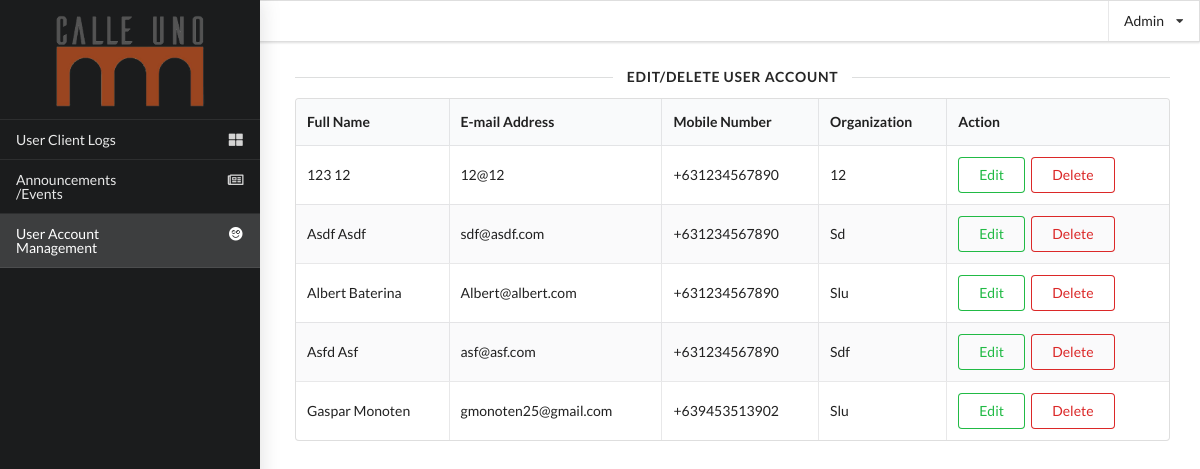
/attendance/admin/user-management.php, run on the app's committed database.
### tables this page shows
CREATE TABLE `users` (
  `userId` int(11) NOT NULL AUTO_INCREMENT,
  `first_name` varchar(45) NOT NULL,
  `last_name` varchar(45) NOT NULL,
  `userEmail` varchar(45) NOT NULL,
  `userMobile` varchar(30) NOT NULL,
  `userCompany` varchar(45) NOT NULL,
  `userPass` varchar(255) NOT NULL,
  `userLevel` int(11) NOT NULL DEFAULT '1',
  PRIMARY KEY (`userId`),
  UNIQUE KEY `userId_UNIQUE` (`userId`),
  UNIQUE KEY `userEmail_UNIQUE` (`userEmail`)
);

### attendance/admin/functions.php (called while the page is built, shortened)
<?php
function getUserAccounts()
{
    $mysqli = new mysqli(host, user, password, database);
    $name = "";
    $userEmail = "";
    $userMobile = "";
    $userCompany = "";
    $data = [];
    $query = "SELECT concat(first_name, ' ', last_name) AS name, userEmail, userMobile, userCompany FROM users;";
    if ($stmt = $mysqli->prepare($query)) {
        $stmt->execute();
        $stmt->bind_result($name, $userEmail, $userMobile, $userCompany);
        while ($stmt->fetch()) {
            $data[] = array($name, $userEmail, $userMobile, $userCompany);
        }
    }
    return $data;
}

### attendance/admin/user-management.php (the view, shortened to what this page needs)
<?php
include 'functions.php';
?>
<!DOCTYPE html>
<html>
<head>
    <link rel="stylesheet" href="../assets/library/semantic/semantic.min.css">
    <link rel="stylesheet" href="../assets/css/style.css">
    <link rel="stylesheet" href="../assets/library/DataTables/datatables.css">
    <link rel="stylesheet" href="../assets/css/admin.css">
    <link rel="stylesheet" href="../assets/library/calendar.min.css">
</head>
<body>
<div class="ui menu" id="menu">
    <a href="#" class="ui right floated dropdown item">
        Admin <i class="dropdown icon"></i>
    </a>
</div>
<div class="ui bottom attached pusher">
    <div class="ui visible inverted labeled left vertical sidebar menu" id="sidebar">
        <div class="header item">
            <a href="../admin.php"><img class="ui small image centered mini" id="logo" src="../assets/images/logo.png"></a>
        </div>
        <a class="item" href="../admin.php">
            <i class="block layout icon"></i>
            User Client Logs
        </a>
        <a class="item" href="announce-event.php">
            <i class="newspaper outline icon"></i>
            Announcements<br>/Events
        </a>
        <a class="item active" href="user-management.php">
            <i class="smile icon" ></i>
            User Account <br>Management
        </a>
    </div>
    <div id="content">
        <div class="ui basic">
            <div class="ui container">
                <div class="ui horizontal divider">Edit/Delete User Account</div>
            </div>
            <table id="users" class="ui striped selectable celled table">
                <thead>
                <tr>
                    <th>Full Name</th>
                    <th>E-mail Address</th>
                    <th>Mobile Number</th>
                    <th>Organization</th>
                    <th>Action</th>
                </tr>
                </thead>
                <tbody>
                <?php
                $data = getUserAccounts();
                foreach ($data as $datum) {
                    echo '<tr>';
                    for ($x=0; $x<4 ; $x++) {
                        echo "<td>$datum[$x]</td>";
                    }
                    echo "<td><button class='ui positive basic button' onclick='edit($datum[0])'>Edit</button>
                            <button class='ui negative basic button' onclick='del($datum[0])'>Delete</button>
                            </td>";
                    echo '</tr>';
                }
                ?>
                </tbody>
            </table>
        </div>
    </div>
</div>
</body>
</html>

### attendance/assets/css/style.css (style rules this page uses)
body { background-color: #FFFFFF; }
html, body { margin:0; padding:0; height:100%; }

### attendance/assets/css/admin.css (style rules this page uses)
#menu { border-radius: 0; position: fixed; width: 100%; z-index: 1; }
#content { padding: 20px; }
#content > * { margin-top: 50px; }

### data on the page
users: x "123 12", userEmail "12@12", userMobile "+631234567890", userCompany "12"
users: x "Asdf Asdf", userEmail "sdf@asdf.com", userMobile "+631234567890", userCompany "Sd"
users: x "Albert Baterina", userEmail "Albert@albert.com", userMobile "+631234567890", userCompany "Slu"
users: x "Asfd Asf", userEmail "asf@asf.com", userMobile "+631234567890", userCompany "Sdf"
users: x "Gaspar Monoten", userEmail "gmonoten25@gmail.com", userMobile "+639453513902", userCompany "Slu"
